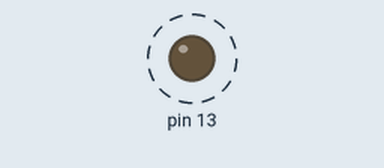
This sketch was run on a simulated Arduino Uno, built with avr-gcc and run on an emulated ATmega328P. Parts: output pins drawn as LEDs (lit = HIGH). Dashed ring = blinking. What the sketch prints to the serial monitor is not drawn.

Above: at 0.5 s.
Timing chart, 0 to 4.6 s (numbered marks = the images above):
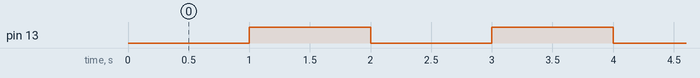

Measured:
- by itself, pin 13: alternates HIGH for 1.0 s and LOW for 1.0 s

The sketch:

sketch_oct02d.ino
```cpp
void setup() {
  // put your setup code here, to run once:
  int radius;
  float Area;
  pinMode(13,OUTPUT);
  Serial.begin(9600);
}

void loop() {
  // put your main code here, to run repeatedly:
  Area(4);
Serial.print("Hello");Serial.print("\n");Serial.print("Audrino");
delay(1000);
digitalWrite(13,HIGH);
delay(1000);
digitalWrite(13,LOW);
}
void Area(int radi){
 float Area=3.142*radi*radi;
 Serial.print(Area);
  }
```
